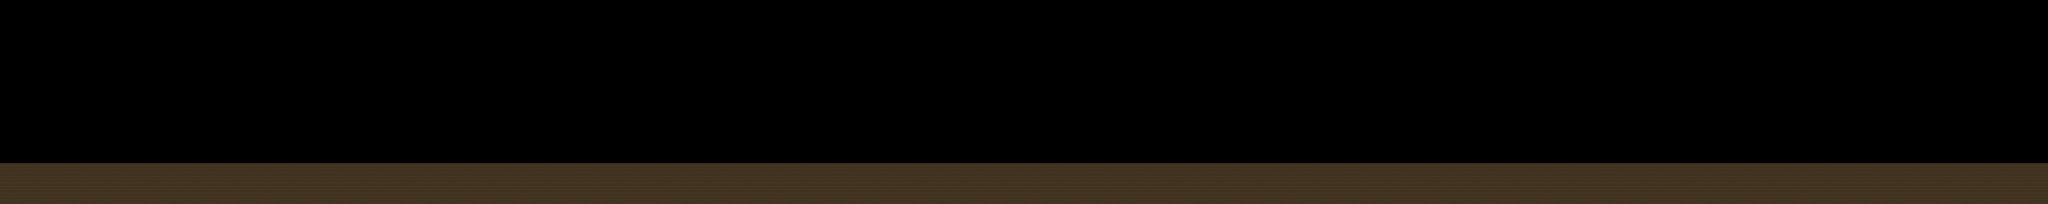

A level layout from a 2D game, rendered from its tile map. Below: a short description, then the map file with tile-grid data replaced by summaries:
An orthogonal 200x20 tile map with 16x16 px tiles, 3 tile layers (background, graphics, object) and 3 objects.

<map version="1.4" tiledversion="1.4.1" orientation="orthogonal" renderorder="right-down" width="200" height="20" tilewidth="16" tileheight="16" infinite="0" nextlayerid="9" nextobjectid="4">
 <tileset firstgid="1" source="tiles.tsx" />
 <layer id="1" name="background" width="200" height="20">
  <data>[4000 cells, 0 non-empty, 0 distinct tile ids]</data>
 </layer>
 <layer id="2" name="graphics" width="200" height="20">
  <data>[4000 cells, 800 non-empty, 1 distinct tile ids]</data>
 </layer>
 <layer id="3" name="object" width="200" height="20">
  <data>[4000 cells, 0 non-empty, 0 distinct tile ids]</data>
 </layer>
 <objectgroup id="5" name="ground">
  <object id="1" x="0" y="256" width="3200" height="64" />
 </objectgroup>
 <objectgroup id="6" name="box" />
 <objectgroup id="7" name="brick" />
 <objectgroup id="4" name="player">
  <object id="2" x="144" y="240" width="16" height="16" />
 </objectgroup>
 <objectgroup id="8" name="AttackingEnemy">
  <object id="3" x="240" y="240" width="16" height="16" />
 </objectgroup>
</map>
